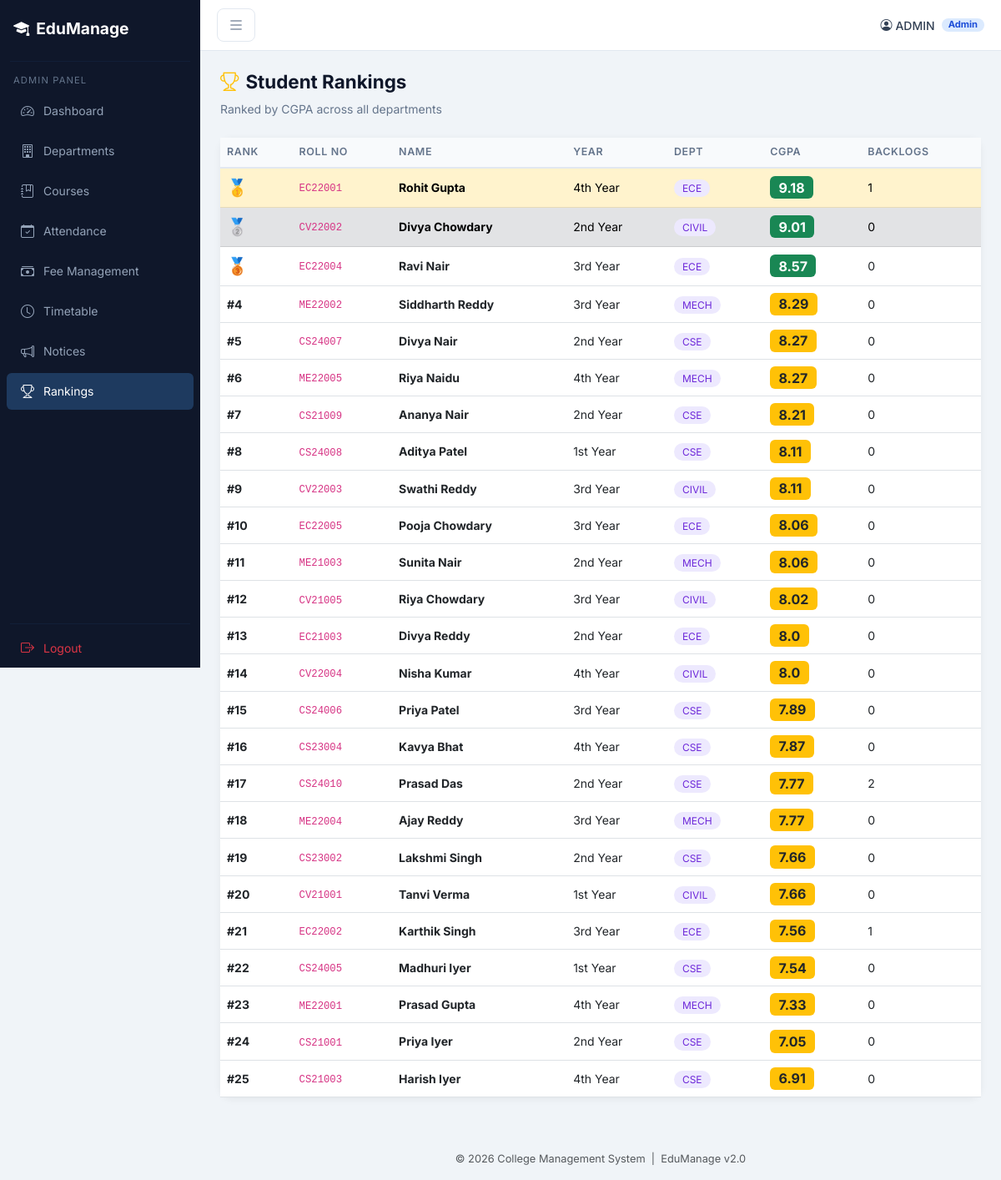
Screenshot of /rank (signed in) with the database file from the repository.
### models.py (models this page shows)
class Student(db.Model):
    __tablename__ = 'student'
    roll_no = db.Column(db.String(20), primary_key=True)
    name = db.Column(db.String(100))
    year = db.Column(db.String(10))
    grade = db.Column(db.String(10))
    backlogs = db.Column(db.Integer, default=0)
    cgpa = db.Column(db.Float, default=0.0)
    email = db.Column(db.String(100))
    phone = db.Column(db.String(20))
    dept_id = db.Column(db.String(20), db.ForeignKey('department.dept_id'), nullable=True)
    dob = db.Column(db.String(20))
    address = db.Column(db.Text)
    guardian_name = db.Column(db.String(100))
    guardian_phone = db.Column(db.String(20))
    admission_date = db.Column(db.String(20))
    fee_status = db.Column(db.String(20), default='Pending')

### app.py (the view)
@app.route("/rank")
def rank():
    if g := require_role("admin", "faculty"): return g
    students = Student.query.all()
    ranked = sorted(students, key=lambda x: (x.cgpa or 0), reverse=True)
    return render_template("rank.html", students=ranked)

### app.py (called while the page is built)
def require_role(*roles):
    if session.get("role") not in roles:
        return redirect("/")
    return None

### templates/rank.html
{% extends "base.html" %}
{% block content %}
<div class="page-header fade-up"><h4><i class="bi bi-trophy me-2 text-warning"></i>Student Rankings</h4><p>Ranked by CGPA across all departments</p></div>
<div class="card fade-up">
    <div class="card-body p-0">
        <div class="table-responsive">
            <table class="table table-hover mb-0">
                <thead><tr><th>Rank</th><th>Roll No</th><th>Name</th><th>Year</th><th>Dept</th><th>CGPA</th><th>Backlogs</th></tr></thead>
                <tbody>
                {% for s in students %}
                <tr {% if loop.index == 1 %}class="table-warning"{% elif loop.index == 2 %}class="table-secondary"{% elif loop.index == 3 %}style="background:#fff8ee"{% endif %}>
                    <td>
                        {% if loop.index == 1 %}<span class="fs-5">🥇</span>
                        {% elif loop.index == 2 %}<span class="fs-5">🥈</span>
                        {% elif loop.index == 3 %}<span class="fs-5">🥉</span>
                        {% else %}<strong>#{{ loop.index }}</strong>{% endif %}
                    </td>
                    <td><code>{{ s.roll_no }}</code></td>
                    <td><strong>{{ s.name }}</strong></td>
                    <td>{{ s.year }}</td>
                    <td>{% if s.dept_id %}<span class="badge-dept">{{ s.dept_id }}</span>{% else %}—{% endif %}</td>
                    <td>
                        {% if s.cgpa >= 8.5 %}<span class="badge bg-success fs-6">{{ s.cgpa }}</span>
                        {% elif s.cgpa >= 6 %}<span class="badge bg-warning text-dark fs-6">{{ s.cgpa }}</span>
                        {% else %}<span class="badge bg-danger fs-6">{{ s.cgpa }}</span>{% endif %}
                    </td>
                    <td>{{ s.backlogs }}</td>
                </tr>
                {% else %}
                <tr><td colspan="7" class="text-center text-muted py-4">No students found.</td></tr>
                {% endfor %}
                </tbody>
            </table>
        </div>
    </div>
</div>
{% endblock %}

### static/css/style.css (style rules this page uses)
*, *::before, *::after { box-sizing: border-box; margin: 0; padding: 0; }
body { font-family: 'Inter', sans-serif; background: #f0f4f8; color: #1e293b; min-height: 100vh; display: flex; }
.card { border: none; border-radius: 14px; box-shadow: 0 2px 10px rgba(0,0,0,.06); }
.table thead th { background: #f8fafc; font-size: .78rem; font-weight: 600; text-transform: uppercase; letter-spacing: .05em; color: #64748b; border-bottom: 2px solid #e2e8f0; }
.table td { font-size: .875rem; vertical-align: middle; }
.badge-dept { background: #ede9fe; color: #6d28d9; font-size: .75rem; padding: 3px 10px; border-radius: 20px; }
.page-header { margin-bottom: 24px; }
.page-header h4 { font-weight: 700; color: #0f172a; font-size: 1.4rem; }
.page-header p { color: #64748b; font-size: .875rem; margin: 0; }
.fade-up { animation: fadeUp .4s ease both; }

### rows the page displays
Student: roll_no "EC22001", name "Rohit Gupta", year "4th Year", dept_id "ECE", cgpa "9.18", backlogs "1"
Student: roll_no "CV22002", name "Divya Chowdary", year "2nd Year", dept_id "CIVIL", cgpa "9.01", backlogs "0"
Student: roll_no "EC22004", name "Ravi Nair", year "3rd Year", dept_id "ECE", cgpa "8.57", backlogs "0"
Student: roll_no "ME22002", name "Siddharth Reddy", year "3rd Year", dept_id "MECH", cgpa "8.29", backlogs "0"
Student: roll_no "CS24007", name "Divya Nair", year "2nd Year", dept_id "CSE", cgpa "8.27", backlogs "0"
Student: roll_no "ME22005", name "Riya Naidu", year "4th Year", dept_id "MECH", cgpa "8.27", backlogs "0"
Student: roll_no "CS21009", name "Ananya Nair", year "2nd Year", dept_id "CSE", cgpa "8.21", backlogs "0"
Student: roll_no "CS24008", name "Aditya Patel", year "1st Year", dept_id "CSE", cgpa "8.11", backlogs "0"
Student: roll_no "CV22003", name "Swathi Reddy", year "3rd Year", dept_id "CIVIL", cgpa "8.11", backlogs "0"
Student: roll_no "EC22005", name "Pooja Chowdary", year "3rd Year", dept_id "ECE", cgpa "8.06", backlogs "0"
Student: roll_no "ME21003", name "Sunita Nair", year "2nd Year", dept_id "MECH", cgpa "8.06", backlogs "0"
Student: roll_no "CV21005", name "Riya Chowdary", year "3rd Year", dept_id "CIVIL", cgpa "8.02", backlogs "0"
Student: roll_no "EC21003", name "Divya Reddy", year "2nd Year", dept_id "ECE", cgpa "8.0", backlogs "0"
Student: roll_no "CV22004", name "Nisha Kumar", year "4th Year", dept_id "CIVIL", cgpa "8.0", backlogs "0"
Student: roll_no "CS24006", name "Priya Patel", year "3rd Year", dept_id "CSE", cgpa "7.89", backlogs "0"
Student: roll_no "CS23004", name "Kavya Bhat", year "4th Year", dept_id "CSE", cgpa "7.87", backlogs "0"
Student: roll_no "CS24010", name "Prasad Das", year "2nd Year", dept_id "CSE", cgpa "7.77", backlogs "2"
Student: roll_no "ME22004", name "Ajay Reddy", year "3rd Year", dept_id "MECH", cgpa "7.77", backlogs "0"
Student: roll_no "CS23002", name "Lakshmi Singh", year "2nd Year", dept_id "CSE", cgpa "7.66", backlogs "0"
Student: roll_no "CV21001", name "Tanvi Verma", year "1st Year", dept_id "CIVIL", cgpa "7.66", backlogs "0"
Student: roll_no "EC22002", name "Karthik Singh", year "3rd Year", dept_id "ECE", cgpa "7.56", backlogs "1"
Student: roll_no "CS24005", name "Madhuri Iyer", year "1st Year", dept_id "CSE", cgpa "7.54", backlogs "0"
Student: roll_no "ME22001", name "Prasad Gupta", year "4th Year", dept_id "MECH", cgpa "7.33", backlogs "0"
Student: roll_no "CS21001", name "Priya Iyer", year "2nd Year", dept_id "CSE", cgpa "7.05", backlogs "0"
Student: roll_no "CS21003", name "Harish Iyer", year "4th Year", dept_id "CSE", cgpa "6.91", backlogs "0"

### other values shown
{{ session.get('user', '') }} "ADMIN"
{{ session.get('role','') | title }} "Admin"
